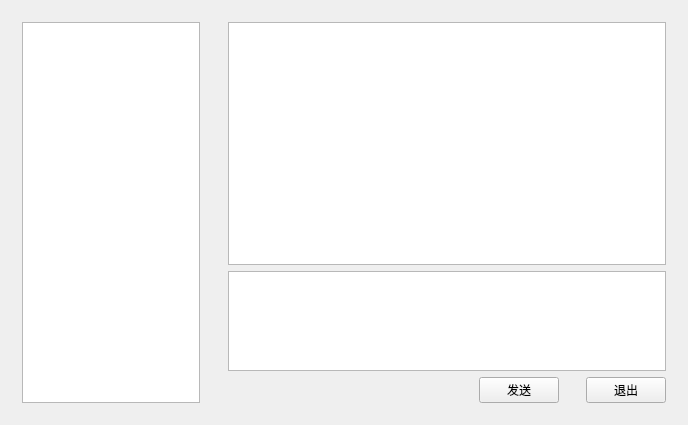
<?xml version="1.0" encoding="UTF-8"?>
<ui version="4.0">
 <class>MainWidget</class>
 <widget class="QWidget" name="MainWidget">
  <property name="geometry">
   <rect>
    <x>0</x>
    <y>0</y>
    <width>688</width>
    <height>425</height>
   </rect>
  </property>
  <property name="windowTitle">
   <string>MainWidget</string>
  </property>
  <layout class="QGridLayout" name="gridLayout_3">
   <item row="0" column="0">
    <widget class="QWidget" name="widget" native="true">
     <property name="maximumSize">
      <size>
       <width>200</width>
       <height>16777215</height>
      </size>
     </property>
     <layout class="QGridLayout" name="gridLayout">
      <item row="0" column="0">
       <widget class="QListWidget" name="lw_friendList"/>
      </item>
     </layout>
    </widget>
   </item>
   <item row="0" column="1">
    <widget class="QWidget" name="widget_2" native="true">
     <layout class="QGridLayout" name="gridLayout_2">
      <item row="0" column="0" colspan="4">
       <widget class="QTextBrowser" name="tb_showMsg"/>
      </item>
      <item row="1" column="0" colspan="4">
       <widget class="QTextEdit" name="te_sendMsg">
        <property name="sizePolicy">
         <sizepolicy hsizetype="Expanding" vsizetype="Fixed">
          <horstretch>0</horstretch>
          <verstretch>0</verstretch>
         </sizepolicy>
        </property>
        <property name="minimumSize">
         <size>
          <width>0</width>
          <height>0</height>
         </size>
        </property>
        <property name="maximumSize">
         <size>
          <width>16777215</width>
          <height>100</height>
         </size>
        </property>
        <property name="sizeIncrement">
         <size>
          <width>0</width>
          <height>0</height>
         </size>
        </property>
       </widget>
      </item>
      <item row="2" column="0">
       <spacer name="horizontalSpacer">
        <property name="orientation">
         <enum>Qt::Horizontal</enum>
        </property>
        <property name="sizeHint" stdset="0">
         <size>
          <width>241</width>
          <height>20</height>
         </size>
        </property>
       </spacer>
      </item>
      <item row="2" column="1">
       <widget class="QPushButton" name="pb_send">
        <property name="text">
         <string>发送</string>
        </property>
       </widget>
      </item>
      <item row="2" column="2">
       <spacer name="horizontalSpacer_2">
        <property name="orientation">
         <enum>Qt::Horizontal</enum>
        </property>
        <property name="sizeType">
         <enum>QSizePolicy::Fixed</enum>
        </property>
        <property name="sizeHint" stdset="0">
         <size>
          <width>15</width>
          <height>20</height>
         </size>
        </property>
       </spacer>
      </item>
      <item row="2" column="3">
       <widget class="QPushButton" name="pb_quit">
        <property name="text">
         <string>退出</string>
        </property>
       </widget>
      </item>
     </layout>
    </widget>
   </item>
  </layout>
 </widget>
 <layoutdefault spacing="6" margin="11"/>
 <resources/>
 <connections/>
</ui>
